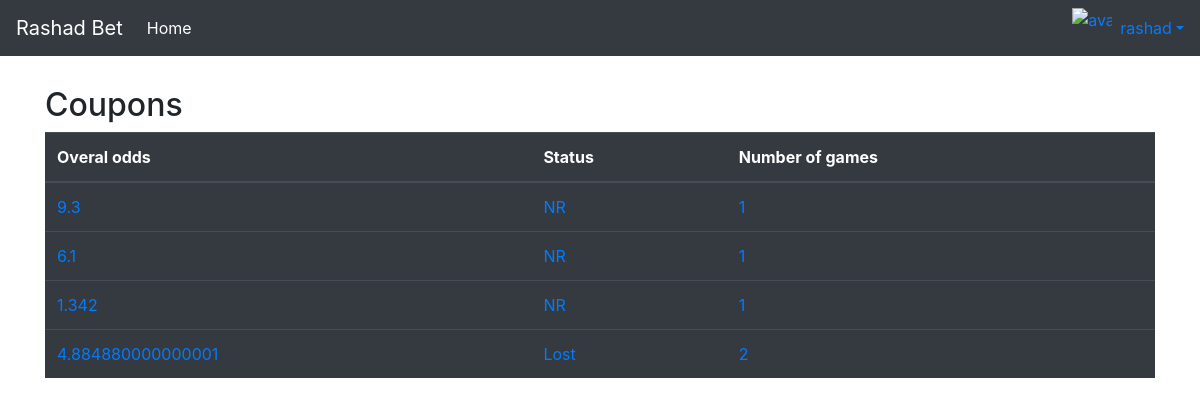
Before: /coupons/ (signed in) with the older database file.
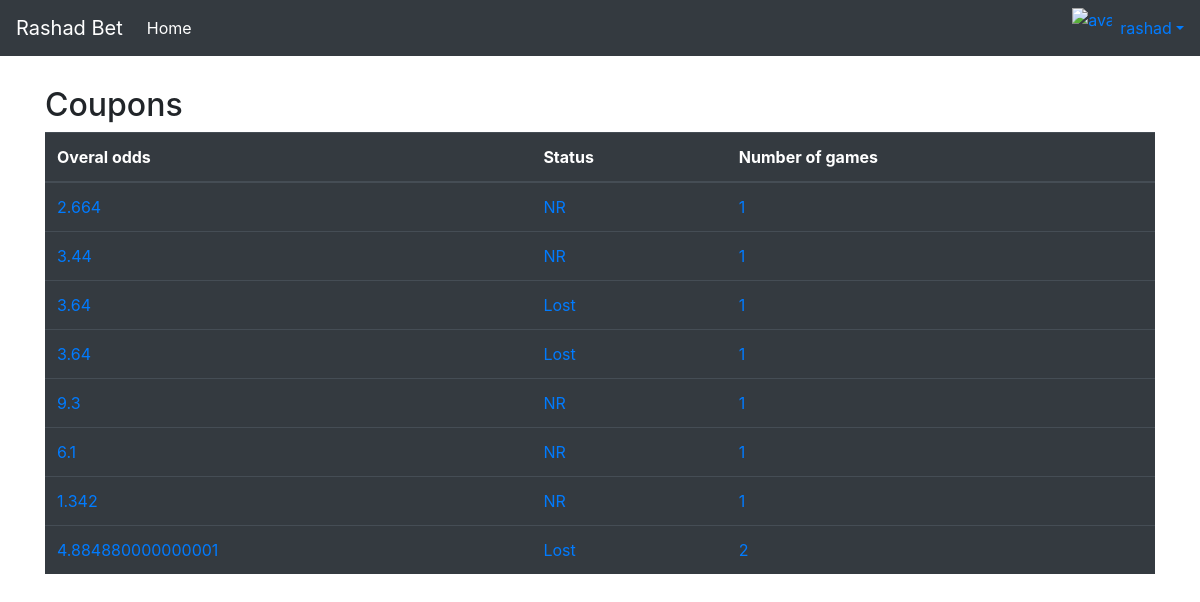
After: the same page with the newer database file.
### core/models.py (models this page shows, shortened)
class BetSlip(models.Model):
    slug = models.SlugField(default=get_random_value)
    profile = models.ForeignKey(Profile, on_delete=models.CASCADE)
    games = models.ManyToManyField('Game')
    bet_slip_code = models.CharField(max_length=21, default=get_random_value)
    accepted = models.BooleanField(default=False)
    status = models.CharField(max_length=10, default='NR')
    stake = models.FloatField(blank=True,null=True)
    datetime = models.DateTimeField(auto_now_add=True)
    def get_overal_odd(self):
        overal_odd = 1
        for i in self.games.all():
            overal_odd = i.odd * overal_odd
        return overal_odd

class Game(models.Model):
    home_team = models.CharField(max_length=50)
    away_team = models.CharField(max_length=50)
    location = models.CharField(max_length=50, blank=True)
    prediction = models.CharField(max_length=10, null=True)
    odd = models.FloatField(null=True)
    result = models.CharField(max_length=10, blank=True, null=True)
    status = models.CharField(max_length=10, default='NR')

### core/views.py (the view)
# urls.py: path('coupons/',coupons,name='coupons'),
def coupons(request):
    profile = Profile.objects.get(user=request.user)
    bet_slip_qs = BetSlip.objects.filter(profile=profile, accepted=True)
    if bet_slip_qs.exists():
        context = {
            'coupons':bet_slip_qs.order_by("-datetime")
        }
        return render(request,"coupons.html",context)
    else:
        messages.warning(request,"You do not have any coupon")
        return redirect('index')

### templates/coupons.html (shortened to what this page needs)
{% extends 'layout.html' %}
{% load static %}
{% block content %}
<h2>Coupons</h2>
<table class="table table-dark table-hover">
    <thead class="thead-dark">
      <tr>
        <th scope="col">Overal odds</th>
        <th scope="col">Status</th>
        <th scope="col">Number of games</th>
      </tr>
    </thead>
    <tbody>
        {% for coupon in coupons %}
            <tr>
                <td><a href="{% url 'coupon-detail' coupon.slug %}">{{coupon.get_overal_odd}}</a></td>
                <td><a href="{% url 'coupon-detail' coupon.slug %}">{{coupon.status}}</a></td>
                <td><a href="{% url 'coupon-detail' coupon.slug %}">{{coupon.games.all.count}}</a></td>
            </tr>
        {% endfor %}
    </tbody>
</table>
{% endblock content %}

Changed rows visible on the page:
added BetSlip: get_overal_odd "2.664", status "NR", games.all.count "1"
added BetSlip: get_overal_odd "3.44", status "NR", games.all.count "1"
added BetSlip: get_overal_odd "3.64", status "Lost", games.all.count "1"
added BetSlip: get_overal_odd "3.64", status "Lost", games.all.count "1"
